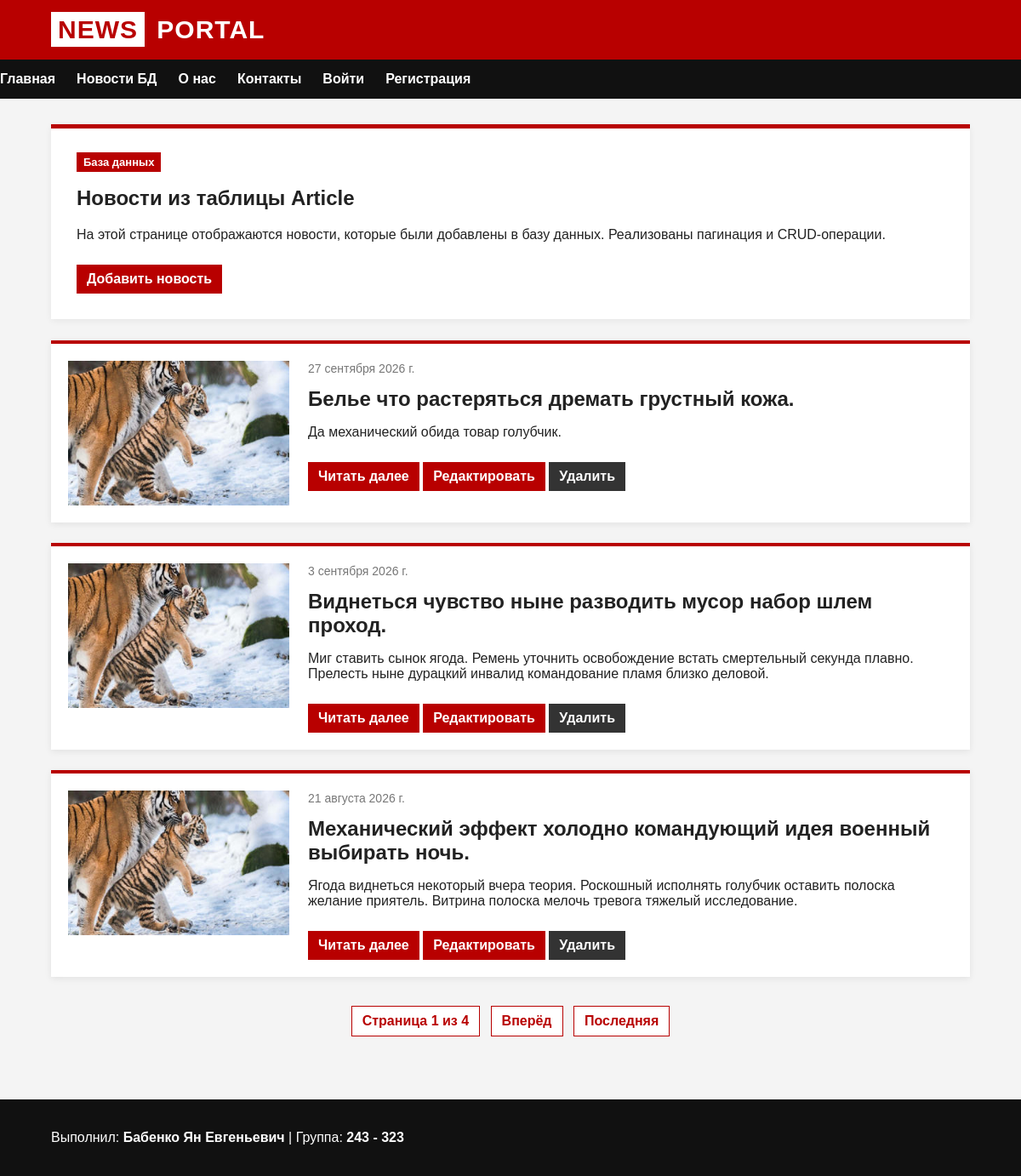
The app's page /articles/ with its own data.
### pages/models.py (models this page shows, shortened)
class Article(models.Model):
    title = models.CharField(
        max_length=255,
        verbose_name='Название новости'
    )
    short_description = models.TextField(
        verbose_name='Краткое описание'
    )
    description = models.TextField(
        verbose_name='Полное описание'
    )
    preview_image = models.CharField(
        max_length=255,
        verbose_name='Изображение-превью'
    )
    full_image = models.CharField(
        max_length=255,
        verbose_name='Полное изображение'
    )
    published_at = models.DateField(
        verbose_name='Дата публикации'
    )
    created_at = models.DateTimeField(
        auto_now_add=True,
        verbose_name='Дата создания'
    )
    updated_at = models.DateTimeField(
        auto_now=True,
        verbose_name='Дата обновления'
    )

### pages/article_controller.py (the view)
# urls.py: path('articles/', ArticleController.index, name='articles'),
    @staticmethod
    def index(request):
        articles = Article.objects.all().order_by('-published_at')
        paginator = Paginator(articles, 3)
        page_number = request.GET.get('page')
        page_obj = paginator.get_page(page_number)
        return render(request, 'articles/index.html', {
            'page_obj': page_obj
        })

### pages/templates/articles/index.html (shortened to what this page needs)
{% extends 'base.html' %}
{% load static %}
{% block content %}
<section class="hero">
    <span class="tag">База данных</span>
    <h1>Новости из таблицы Article</h1>
    <p>
        На этой странице отображаются новости, которые были добавлены
        в базу данных. Реализованы пагинация и CRUD-операции.
    </p>
    <a href="{% url 'article_create' %}" class="read-more">
        Добавить новость
    </a>
</section>
<section class="news-list">
    {% for article in page_obj %}
        <article class="json-news-card">
            <img
                src="{% static 'images/'|add:article.preview_image %}"
                alt="{{ article.title }}"
                class="preview-image"
            >
            <div class="json-news-content">
                <span class="date">
                    {{ article.published_at }}
                </span>
                <h2>
                    {{ article.title }}
                </h2>
                <p>
                    {{ article.short_description }}
                </p>
                <a href="{% url 'article_show' article.id %}" class="read-more">
                    Читать далее
                </a>
                <a href="{% url 'article_edit' article.id %}" class="read-more">
                    Редактировать
                </a>
                <a href="{% url 'article_delete' article.id %}" class="delete-link">
                    Удалить
                </a>
            </div>
        </article>
    {% empty %}
        <div class="text-card">
            <p>
                В базе данных пока нет новостей.
            </p>
        </div>
    {% endfor %}
</section>
{% if page_obj.has_other_pages %}
    <div class="pagination">
        <span>
            Страница {{ page_obj.number }} из {{ page_obj.paginator.num_pages }}
        </span>
        {% if page_obj.has_next %}
            <a href="?page={{ page_obj.next_page_number }}">Вперёд</a>
            <a href="?page={{ page_obj.paginator.num_pages }}">Последняя</a>
        {% endif %}
    </div>
{% endif %}
{% endblock %}

### pages/static/css/style.css (style rules this page uses)
body { margin: 0; font-family: Arial, sans-serif; background: #f4f4f4; color: #222; }
.hero { background: white; padding: 30px; border-top: 5px solid #b80000; box-shadow: 0 2px 8px rgba(0, 0, 0, 0.06); }
.tag { background: #b80000; color: white; padding: 4px 8px; font-size: 13px; font-weight: bold; }
.news-list { display: flex; flex-direction: column; gap: 24px; margin-top: 25px; }
.json-news-card { display: grid; grid-template-columns: 260px 1fr; gap: 22px; align-items: start; background: white; padding: 20px; border-top: 4px solid #b80000; box-shadow: 0 2px 8px rgba(0, 0, 0, 0.08); }
.preview-image { width: 260px; height: 170px; object-fit: cover; display: block; }
.json-news-content h2 { margin-top: 6px; margin-bottom: 10px; font-size: 24px; }
.date { display: inline-block; color: #777; font-size: 14px; margin-bottom: 8px; }
.read-more, .back-link { display: inline-block; margin-top: 10px; background: #b80000; color: white; text-decoration: none; padding: 8px 12px; font-weight: bold; }
img.preview-image { width: 260px !important; height: 170px !important; object-fit: cover !important; }
.pagination { margin-top: 30px; text-align: center; }
.pagination a, .pagination span { display: inline-block; margin: 4px; padding: 8px 12px; background: white; color: #b80000; border: 1px solid #b80000; text-decoration: none; font-weight: bold; }
.delete-link { display: inline-block; margin-top: 10px; background: #333; color: white; text-decoration: none; padding: 8px 12px; font-weight: bold; }

### records on screen
Article: preview_image (picture), published_at "27 сентября 2026 г.", title "Белье что растеряться дремать грустный кожа.", short_description "Да механический обида товар голубчик."
Article: preview_image (picture), published_at "3 сентября 2026 г.", title "Виднеться чувство ныне разводить мусор набор шлем проход.", short_description "Миг ставить сынок ягода. Ремень уточнить освобождение встать смертельный секунда плавно. Прелесть ныне дурацкий инвалид командование пламя близко деловой."
Article: preview_image (picture), published_at "21 августа 2026 г.", title "Механический эффект холодно командующий идея военный выбирать ночь.", short_description "Ягода виднеться некоторый вчера теория. Роскошный исполнять голубчик оставить полоска желание приятель. Витрина полоска мелочь тревога тяжелый исследование."

### other values on screen
{{ page_obj.number }} "1"
{{ page_obj.paginator.num_pages }} "4"
